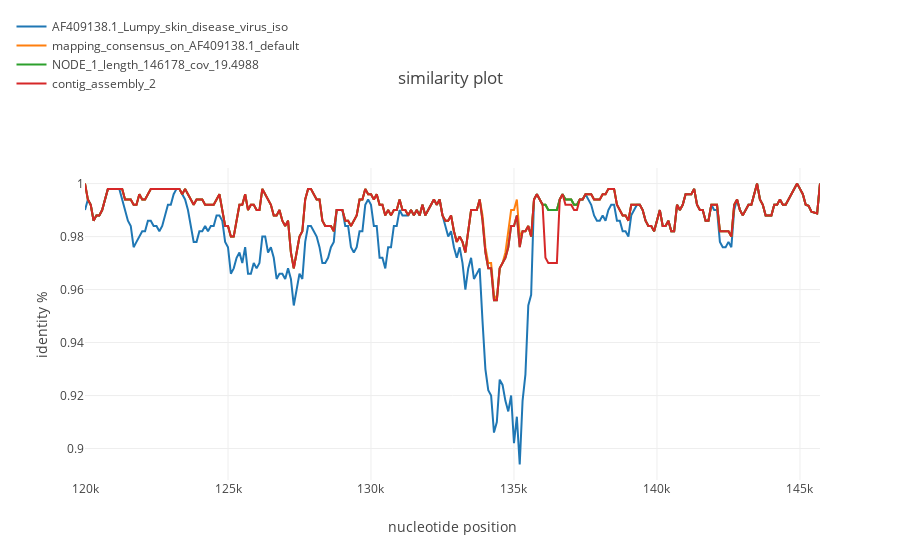

Notebook code for this chart:
### Code cell
simgen("for_recan_lsdv.fasta", window=500, shift=100, pot_rec=2, region=(120000, 150000))

### Figure 1 — Plotly figure (JSON) as saved in the notebook; plotly's stock layout.template omitted (floating-point values rounded to 4 significant figures; data arrays with more than 128 entries replaced by an {"elided": "..."} marker saying what was removed)
{"data": [{"name": "AF409138.1_Lumpy_skin_disease_virus_iso", "type": "scatter", "uid": "250ec076-940f-11e8-8900-d46a6a82ea71", "x": {"elided": "1033 int values"}, "y": {"elided": "258 float values"}}, {"name": "mapping_consensus_on_AF409138.1_default", "type": "scatter", "uid": "250ec077-940f-11e8-8aeb-d46a6a82ea71", "x": {"elided": "1033 int values"}, "y": {"elided": "258 float values"}}, {"name": "NODE_1_length_146178_cov_19.4988", "type": "scatter", "uid": "250ec078-940f-11e8-bc42-d46a6a82ea71", "x": {"elided": "1033 int values"}, "y": {"elided": "258 float values"}}, {"name": "contig_assembly_2", "type": "scatter", "uid": "250ec079-940f-11e8-9af6-d46a6a82ea71", "x": {"elided": "1033 int values"}, "y": {"elided": "258 float values"}}], "layout": {"legend": {"x": -0.1, "y": 1.5}, "title": "similarity plot", "xaxis": {"title": "nucleotide position"}, "yaxis": {"title": "identity %"}}}
